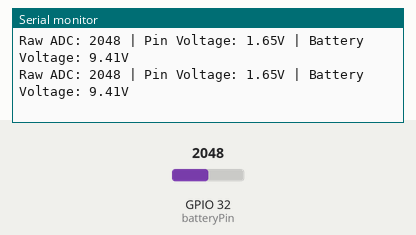
This program was run on a simulated ESP32. On the bench: the last lines printed to the serial monitor. The test bench sets the inputs (shaded band); at power-on: GPIO 32 (batteryPin) = 2048 (analog values on the 0–4095 scale).

Above: at 1.8 s.
1.9 s: GPIO 32 (batteryPin) set to 2866
At 2.8 s:
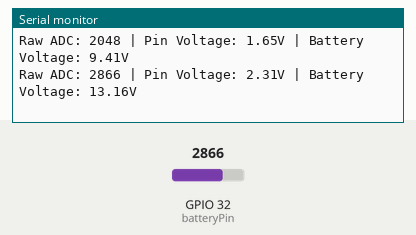
3.4 s: GPIO 32 (batteryPin) set to 3603
At 4.7 s:
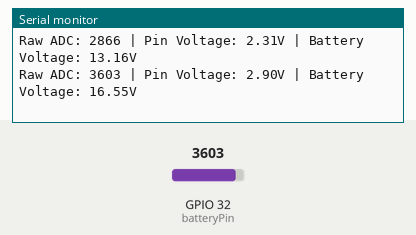
Timing chart, 0 to 6.4 s (numbered marks = the images above; inputs shaded):
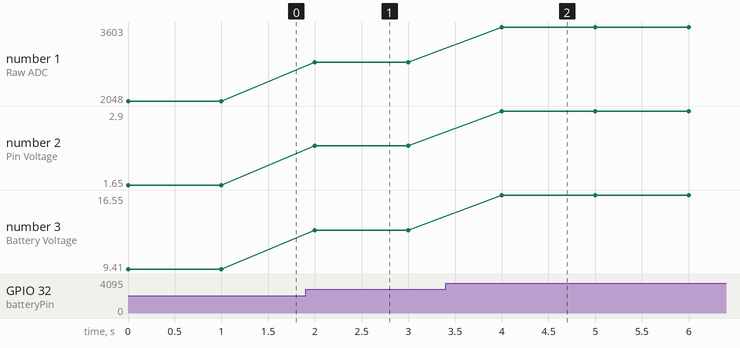

Measured:
- after the input at 1.9 s, the serial monitor: prints a new line after 0.10 s (image 1)
- after the input at 3.4 s, the serial monitor: prints a new line after 0.60 s (image 2)
- plotted number 1: 2048 → 2866 after the input at 1.9 s, 2866 → 3603 after the input at 3.4 s
- plotted number 2: 1.65 → 2.31 after the input at 1.9 s, 2.31 → 2.9 after the input at 3.4 s
- plotted number 3: 9.41 → 13.16 after the input at 1.9 s, 13.16 → 16.55 after the input at 3.4 s

The program:

main.cpp
```cpp
#include <Arduino.h>

// Define the analog pin
const int batteryPin = 32;

// Voltage divider resistors (in ohms or kilohms, just keep units consistent)
const float R1 = 47000.0;
const float R2 = 10000.0;

// The ESP32's theoretical maximum voltage reading
// Note: You may need to tweak this slightly (e.g., to 3.28 or 3.32)
// based on your specific board's actual 3.3V pin output.
const float referenceVoltage = 3.3;

void setup() {
  Serial.begin(115200);

  // Set the resolution to 12-bit (0-4095), which is default on ESP32
  analogReadResolution(12);
}

void loop() {
  // 1. Read the raw analog value (0 to 4095)
  int rawADC = analogRead(batteryPin);

  // 2. Calculate the voltage at the GPIO pin
  float pinVoltage = (rawADC / 4095.0) * referenceVoltage;

  // 3. Calculate the actual battery voltage using the voltage divider formula
  // V_batt = V_pin * ((R1 + R2) / R2)
  float voltageMultiplier = (R1 + R2) / R2;
  float batteryVoltage = pinVoltage * voltageMultiplier;

  // 4. Print the results
  Serial.print("Raw ADC: ");
  Serial.print(rawADC);
  Serial.print(" | Pin Voltage: ");
  Serial.print(pinVoltage, 2); // Print with 2 decimal places
  Serial.print("V | Battery Voltage: ");
  Serial.print(batteryVoltage, 2);
  Serial.println("V");

  // Wait a second before reading again
  delay(1000);
}
```
